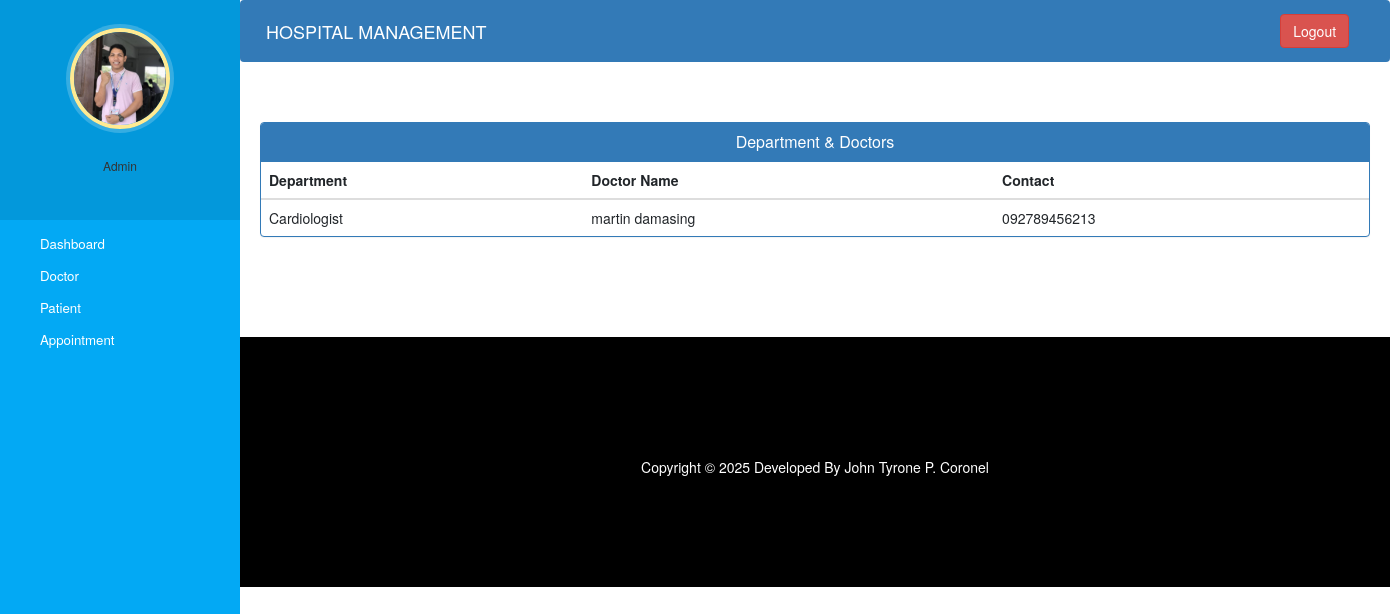
Screenshot of /admin-view-doctor-specialisation (signed in) with the database file from the repository.
### hospital/models.py (models this page shows, shortened)
class Doctor(models.Model):
    user=models.OneToOneField(User,on_delete=models.CASCADE)
    profile_pic= models.ImageField(upload_to='profile_pic/DoctorProfilePic/',null=True,blank=True)
    address = models.CharField(max_length=40)
    mobile = models.CharField(max_length=20,null=True)
    department= models.CharField(max_length=50,choices=departments,default='Cardiologist')
    status=models.BooleanField(default=False)
    @property
    def get_name(self):
        return self.user.first_name+" "+self.user.last_name

### hospital/views.py (the view)
# urls.py: path('admin-view-doctor-specialisation',views.admin_view_doctor_specialisation_view,name='admin-view-doctor-specialisation'),
@login_required(login_url='adminlogin')
@user_passes_test(is_admin)
def admin_view_doctor_specialisation_view(request):
    doctors=models.Doctor.objects.all().filter(status=True)
    return render(request,'hospital/admin_view_doctor_specialisation.html',{'doctors':doctors})

### hospital/views.py (called while the page is built)
def is_admin(user):
    return user.is_superuser or user.groups.filter(name='ADMIN').exists()

### templates/hospital/admin_view_doctor_Specialisation.html (shortened to what this page needs)
{% extends 'hospital/admin_base.html' %}
{% block content %}
<head>
  <link href="//netdna.bootstrapcdn.com/bootstrap/3.0.0/css/bootstrap.min.css" rel="stylesheet" id="bootstrap-css">
</head>
<div class="container">
  <div class="panel panel-primary">
    <div class="panel-heading">
      <h6 class="panel-title">Department & Doctors</h6>
    </div>
    <table class="table table-hover" id="dev-table">
      <thead>
        <tr>
          <th>Department</th>
          <th>Doctor Name</th>
          <th>Contact</th>
        </tr>
      </thead>
      {% for d in doctors %}
      <tr>
        <td>{{d.department}}</td>
        <td> {{d.get_name}}</td>
        <td>{{d.mobile}}</td>
      </tr>
      {% endfor %}
    </table>
  </div>
</div>
{% endblock content %}

### static/style.css (style rules this page uses)
body { padding-left: 240px; }

### templates/hospital/admin_base.html (style rules this page uses)
body { padding-left: 240px; }

### templates/hospital/admin_view_doctor_Specialisation.html (style rules this page uses)
h6 { text-align: center; }

### rows the page displays
Doctor: department "Cardiologist", get_name "martin damasing", mobile "092789456213"
